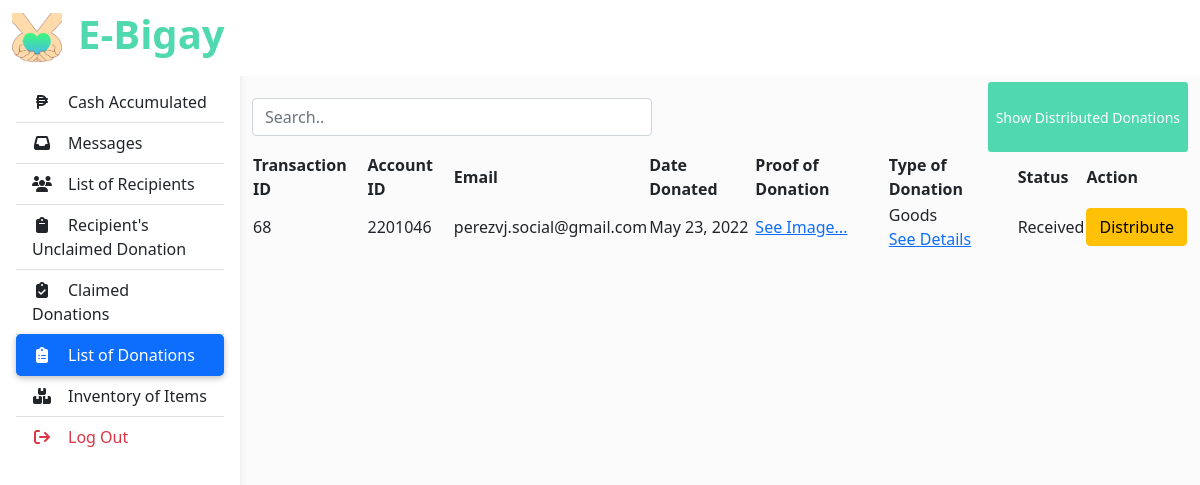
/admin/pages/list_of_donation.php (signed in), run on an earlier commit of the app's database.
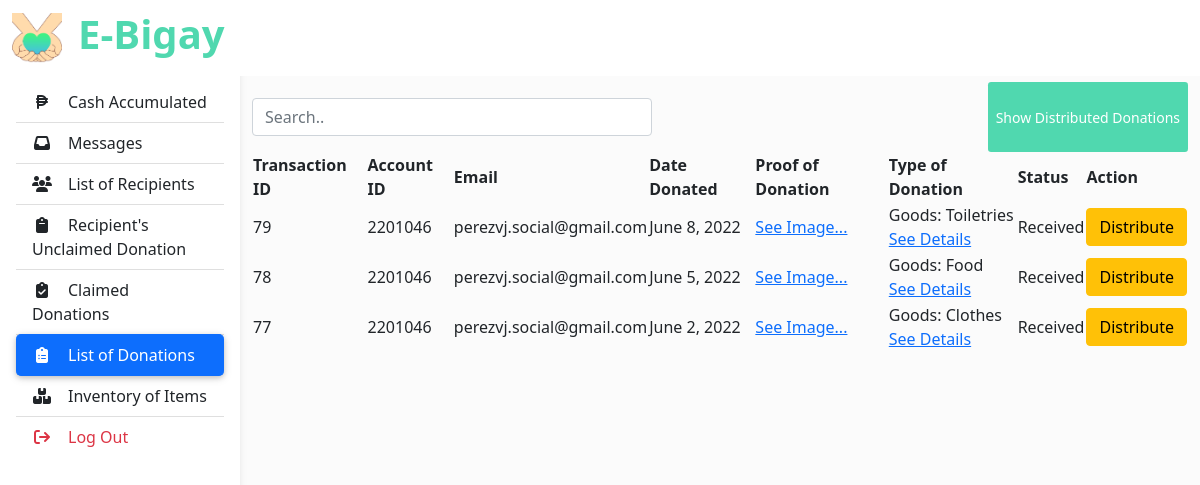
And on a later commit of the database.
### tables this page shows
CREATE TABLE `donation_table` (
  `id` int(11) NOT NULL,
  `acc_id` int(11) NOT NULL,
  `name` varchar(255) DEFAULT NULL,
  `type_of_donation` varchar(255) DEFAULT NULL,
  `description` varchar(255) DEFAULT NULL,
  `proof_donation` varchar(255) DEFAULT NULL,
  `date_donated` varchar(255) DEFAULT NULL,
  `status` varchar(25) NOT NULL,
  `notif_status` int(1) NOT NULL
);

CREATE TABLE `registered_accounts` (
  `id` int(11) NOT NULL,
  `name` varchar(255) NOT NULL,
  `datebirth` date NOT NULL,
  `address` varchar(255) NOT NULL,
  `phone` bigint(11) NOT NULL,
  `email` varchar(255) NOT NULL,
  `role` varchar(25) NOT NULL,
  `occupation` varchar(255) NOT NULL,
  `annual_income` bigint(20) NOT NULL,
  `verified` tinyint(1) NOT NULL DEFAULT 0,
  `token` varchar(255) DEFAULT NULL,
  `password` varchar(255) NOT NULL
);

### admin/pages/list_of_donation.php (the view, shortened to what this page needs)
<?php
    include('../assets/php/config.php');
?>
<!DOCTYPE html>
<html lang="en">
<head>
    <link href="https://cdn.jsdelivr.net/npm/bootstrap@5.0.0/dist/css/bootstrap.min.css" rel="stylesheet">
    <link rel="stylesheet" href="https://cdnjs.cloudflare.com/ajax/libs/font-awesome/6.1.1/css/all.min.css" />
    <link rel="stylesheet" href="https://cdn.datatables.net/1.12.1/css/jquery.dataTables.min.css">
    <link rel="stylesheet" href="https://cdn.datatables.net/rowreorder/1.2.8/css/rowReorder.dataTables.min.css">
    <link rel="stylesheet" href="https://cdn.datatables.net/responsive/2.3.0/css/responsive.dataTables.min.css">
    <link rel="stylesheet" href="../assets/css/new_index.css">
</head>
<body>
    <header>
        <nav id="sidebarMenu" class="collapse d-lg-block sidebar collapse bg-white">
            <div class="position-sticky">
                <div class="list-group list-group-flush mx-3 mt-4">
                    <a href="../index.php" class="list-group-item list-group-item-action py-2 ripple " aria-current="true">
                        <i class="fas fa-solid fa-peso-sign fa-fw me-3"></i><span>Cash Accumulated</span>
                    </a>
                    <a href="inbox.php" class="list-group-item list-group-item-action py-2 ripple message-link" aria-current="true">
                        <i class="fas fa-solid fa-inbox fa-fw me-3"></i><span>Messages&nbsp;&nbsp;</span><span class="notification"></span>
                    </a>
                    <a href="list_of_recipients.php" class="list-group-item list-group-item-action py-2 ripple ">
                        <i class="fas fa-users fa-fw me-3"></i><span>List of Recipients</span>
                    </a>
                    <a href="unclaimed_donations.php" class="list-group-item list-group-item-action py-2 ripple ">
                        <i class="fas fa-solid fa-clipboard fa-fw me-3"></i><span>Recipient's Unclaimed Donation</span></a>
                    <a href="claimed_donations.php" class="list-group-item list-group-item-action py-2 ripple "><i
                            class="fas fa-solid fa-clipboard-check fa-fw me-3"></i><span>Claimed Donations</span></a>
                    <a href="list_of_donation.php" class="list-group-item list-group-item-action py-2 ripple active">
                        <i class="fas fa-solid fa-clipboard-list fa-fw me-3"></i><span>List of Donations</span>
                    </a>
                    <a href="inventory_of_itmes.php" class="list-group-item list-group-item-action py-2 ripple">
                            <i class="fas fa-solid fa-boxes-stacked fa-fw me-3"></i><span>Inventory of Items</span></a>
                    <a href="../assets/php/logout.php" class="list-group-item list-group-item-action py-2 ripple">
                            <i class="fas fa-solid fa-arrow-right-from-bracket fa-fw me-3 text-danger"></i><span class="text-danger">Log Out</span></a>
                </div>
            </div>
        </nav>
        <nav id="main-navbar" class="navbar navbar-expand-lg navbar-light bg-white fixed-top">
            <div class="container-fluid">
                <a class="navbar-brand" href="#">
                    <img src="../assets/img/logo2.png" height="50px" alt=""
                        loading="lazy" />
                </a>
                <div class="d-none d-md-flex input-group w-auto my-auto" id="nav-header-div">
                    <h1 class="nav-header"><a href="index.html"><span>E-Bigay</span></a></h1>
                </div>
            </div>
        </nav>
    </header>
    <main style="margin-top: 58px">
        <div class="container pt-4">
            <div class="row">
                <div class="col align-self-start mb-3 mt-3">
                    <input class="form-control" id="search-list-of-donation" type="text"
                        placeholder="Search.." style="width:400px">
                </div>
                <div class="col d-flex justify-content-end">
                    <button type="button" style="background-color:#50d8af; border:none; color:white;"
                        class="btn btn-primary btn-sm" data-bs-toggle="modal" data-bs-target="#showditributed">
                        Show Distributed Donations
                    </button>
                </div>
            </div>
            <table class="display nowrap" id="list-of-donation-table">
                <thead class="thead-dark">
                    <tr>
                        <th scope="col">Transaction ID</th>
                        <th scope="col">Account ID</th>
                        <th scope="col">Email</th>
                        <th scope="col">Date Donated</th>
                        <th scope="col">Proof of Donation</th>
                        <th scope="col">Type of Donation</th>
                        <th scope="col">Status</th>
                        <th scope="col">Action</th>
                    </tr>
                </thead>
                <tbody id="list-of-donation-table-body">
                    <?php
                        $sql = "SELECT donation_table.id AS id, registered_accounts.id AS acc_id, registered_accounts.email AS email, donation_table.date_donated AS date, donation_table.proof_donation AS proof, donation_table.type_of_donation AS type, donation_table.status AS status FROM donation_table INNER JOIN registered_accounts ON registered_accounts.id = donation_table.acc_id ORDER BY id DESC";
                        $res = mysqli_query($con, $sql );
                        while($row=mysqli_fetch_array($res)){
                            $id = $row['id'];
                            $accid = $row['acc_id'];
                            if ($row['status'] != "Distributed" && $row['type'] != "Cash") {
                                echo "<tr>";
                                    echo "<td>";echo $row['id']; echo "</td>";
                                    echo "<td>";echo $row['acc_id']; echo "</td>";
                                    echo "<td>";echo $row['email']; echo "</td>";
                                    echo "<td>";echo $row['date']; echo "</td>";
                                    echo "<td><a href='#' data-bs-toggle='modal' data-bs-target='#imgModal".$row['id']."'>See Image...</a></td>";
                                    if ($row['type'] == "Cash") {
                                        echo "<td>";echo $row["type"]; echo "</td>";
                                    } else {
                                        echo "<td>";echo $row["type"]; echo "<br><a href='#' data-bs-toggle='modal' data-bs-target='#detailsModal".$row['id']."'>See Details</a></td>";
                                    }
                                    if($row['status'] == "Being droped off") {
                                        echo "<td>";echo $row['dstatusate']; echo "</td>";
                                        echo "<td><button onclick='receive($id, $accid)' class='btn btn-success form-group'>Receive</button></td>";
                                    } elseif ($row['status'] == "Received" && $row['type'] != "Cash"){
                                        echo "<td>";echo $row['status']; echo "</td>";
                                        echo "<td><button onclick='distribute($id, $accid)' class='btn btn-warning form-group'>Distribute</button></td>";
                                    } else {
                                        echo "<td></td>";
                                    }
                                echo "</tr>";
                            }
                        }
                    ?>
                </tbody>
            </table>
        </div>
    </main>
</body>
</html>

### admin/assets/css/new_index.css (style rules this page uses)
body { background-color: #fbfbfb; }
@media (min-width: 991.98px) { main { padding-left: 240px; } }
.navbar>.container-fluid { justify-content: left; }
.nav-header a { color: #50d8af; text-decoration: none; font-weight: 700; }
.sidebar { position: fixed; top: 0; bottom: 0; left: 0; padding: 58px 0 0; box-shadow: 0 2px 5px 0 rgb(0 0 0 / 5%), 0 2px 10px 0 rgb(0 0 0 / 5%); width: 240px; z-index: 600; width: 20%; }
.sidebar .active { border-radius: 5px; box-shadow: 0 2px 5px 0 rgb(0 0 0 / 16%), 0 2px 10px 0 rgb(0 0 0 / 12%); }

What changed in the data, as far as the page shows it:
removed donation_table: id "68", acc "2201046", acc.email "perezvj.social@gmail.com", date_donated "May 23, 2022", type_of_donation "Goods", status "Received"
added donation_table: id "79", acc "2201046", acc.email "perezvj.social@gmail.com", date_donated "June 8, 2022", type_of_donation "Goods: Toiletries", status "Received"
added donation_table: id "78", acc "2201046", acc.email "perezvj.social@gmail.com", date_donated "June 5, 2022", type_of_donation "Goods: Food", status "Received"
added donation_table: id "77", acc "2201046", acc.email "perezvj.social@gmail.com", date_donated "June 2, 2022", type_of_donation "Goods: Clothes", status "Received"
